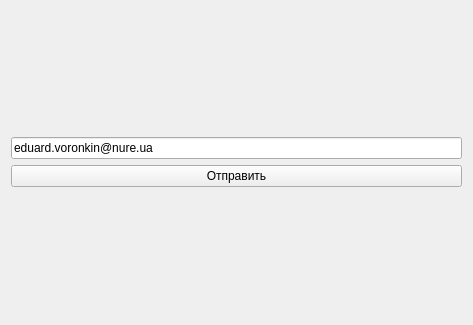
<?xml version="1.0" encoding="UTF-8"?>
<ui version="4.0">
 <class>FormForSendingReport</class>
 <widget class="QWidget" name="FormForSendingReport">
  <property name="geometry">
   <rect>
    <x>0</x>
    <y>0</y>
    <width>473</width>
    <height>325</height>
   </rect>
  </property>
  <property name="windowTitle">
   <string>Form</string>
  </property>
  <layout class="QVBoxLayout" name="verticalLayout_2">
   <item>
    <layout class="QVBoxLayout" name="verticalLayout">
     <item>
      <widget class="QLineEdit" name="lineEdit">
       <property name="text">
        <string>eduard.voronkin@nure.ua</string>
       </property>
      </widget>
     </item>
     <item>
      <widget class="QPushButton" name="pushButton">
       <property name="text">
        <string>Отправить</string>
       </property>
      </widget>
     </item>
    </layout>
   </item>
  </layout>
 </widget>
 <resources/>
 <connections/>
</ui>
